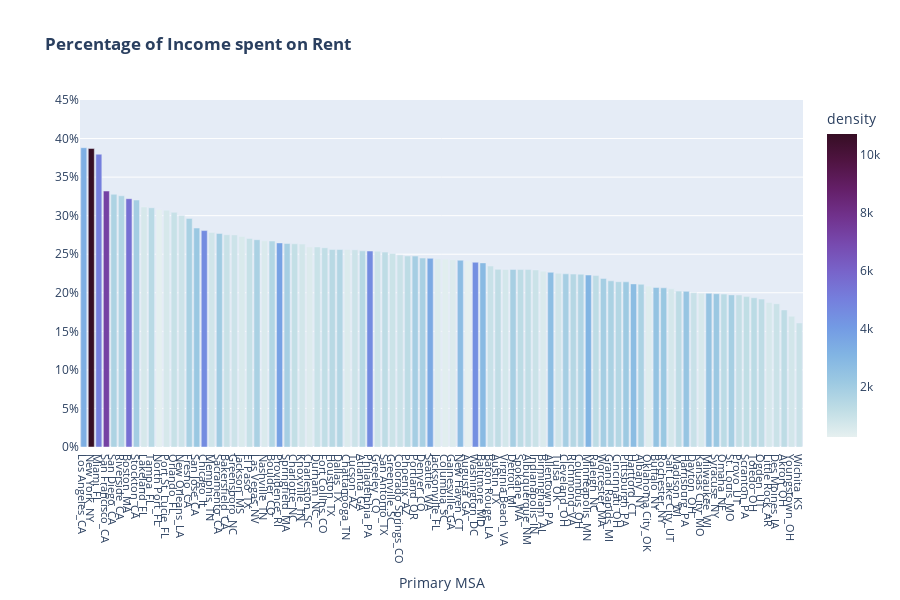

Notebook code cell kept with this figure:
### Code cell
# PLOTLY BAR CHART OF US CITIES BASED ON RENT/MEDIAN INC 

affordability_df.reset_index(inplace=True)
affordability_df=affordability_df.sort_values('rent_divby_medianinc', ascending=False)

plotlybar = px.bar(affordability_df,
                   x="Primary MSA",
                   y="rent_divby_medianinc",
                   color="density",
                   color_continuous_scale='dense',
                   title= "<b>Percentage of Income spent on Rent</b>",
                   height=600
                   )


plotlybar.update_layout(
    xaxis_tickfont_size=11,
    xaxis = dict(
        tickmode = 'linear',
        dtick = 1,
    ),
    yaxis= dict(
    tickformat=',.0%',
    range= [0,.45],
    title=''
    )
)                        
                                                
plotlybar

### Figure 1 — Plotly figure (JSON) as saved in the notebook; plotly's stock layout.template omitted (floating-point values rounded to 4 significant figures)
{"data": [{"alignmentgroup": "True", "hovertemplate": "Primary MSA=%{x}<br>rent_divby_medianinc=%{y}<br>density=%{marker.color}<extra></extra>", "legendgroup": "", "marker": {"color": [3276, 10715, 5019, 7256, 1686, 1574, 5532, 1941, 654, 1353, 274, 653, 1003, 889, 1789, 2218, 4574, 792, 2029, 990, 887, 558, 1022, 1773, 544, 1551, 3773, 1860, 1113, 733, 480, 959, 1149, 1399, 1526, 493, 889, 1441, 4554, 858, 1231, 920, 946, 1253, 1894, 1831, 3469, 470, 373, 506, 2690, 252, 4457, 2830, 983, 1181, 709, 1864, 1247, 1155, 935, 553, 2672, 784, 1893, 1484, 1582, 3071, 1254, 1916, 1734, 1507, 2093, 2712, 1740, 417, 2441, 2220, 699, 1263, 2343, 978, 607, 2369, 2195, 1309, 1879, 1080, 1169, 1308, 1230, 634, 938, 1231, 744, 931], "coloraxis": "coloraxis"}, "name": "", "offsetgroup": "", "orientation": "v", "showlegend": false, "textposition": "auto", "type": "bar", "x": ["Los Angeles_CA", "New York_NY", "Miami_FL", "San Francisco_CA", "San Diego_CA", "Riverside_CA", "Boston_MA", "Stockton_CA", "Lakeland_FL", "Tampa_FL", "North Port_FL", "Port St. Lucie_FL", "Orlando_FL", "New Orleans_LA", "Fresno_CA", "San Jose_CA", "Chicago_IL", "Memphis_TN", "Sacramento_CA", "Bakersfield_CA", "Greensboro_NC", "Jackson_MS", "El Paso_TX", "Las Vegas_NV", "Nashville_TN", "Boulder_CO", "Providence_RI", "Springfield_MA", "Charlotte_NC", "Knoxville_TN", "Charleston_SC", "Durham_NC", "Fort Collins_CO", "Houston_TX", "Dallas_TX", "Chattanooga_TN", "Tucson_AZ", "Atlanta_GA", "Philadelphia_PA", "Greeley_CO", "San Antonio_TX", "Greenville_SC", "Colorado Springs_CO", "Phoenix_AZ", "Portland_OR", "Denver_CO", "Seattle_WA", "Jacksonville_FL", "Columbia_SC", "Gainesville_GA", "New Haven_CT", "Augusta_GA", "Washington_DC", "Baltimore_MD", "Baton Rouge_LA", "Austin_TX", "Virginia Beach_VA", "Detroit_MI", "Spokane_WA", "Albuquerque_NM", "Indianapolis_IN", "Birmingham_AL", "Allentown_PA", "Tulsa_OK", "Cleveland_OH", "Richmond_VA", "Columbus_OH", "Minneapolis_MN", "Raleigh_NC", "Worcester_MA", "Grand Rapids_MI", "Cincinnati_OH", "Pittsburgh_PA", "Hartford_CT", "Albany_NY", "Oklahoma City_OK", "Buffalo_NY", "Rochester_NY", "Salt Lake City_UT", "Madison_WI", "Harrisburg_PA", "Dayton_OH", "Kansas City_MO", "Milwaukee_WI", "Syracuse_NY", "Omaha_NE", "St. Louis_MO", "Provo_UT", "Scranton_PA", "Toledo_OH", "Ogden_UT", "Little Rock_AR", "Des Moines_IA", "Akron_OH", "Youngstown_OH", "Wichita_KS"], "xaxis": "x", "y": [0.3881, 0.3871, 0.3797, 0.3319, 0.3277, 0.3258, 0.322, 0.3203, 0.3112, 0.3103, 0.3082, 0.3071, 0.3044, 0.3004, 0.2964, 0.2839, 0.2806, 0.2782, 0.2769, 0.2753, 0.2751, 0.273, 0.2704, 0.2688, 0.2673, 0.2671, 0.2647, 0.2639, 0.2635, 0.2632, 0.2595, 0.2594, 0.2584, 0.2561, 0.2561, 0.2561, 0.2558, 0.2543, 0.2541, 0.2538, 0.2528, 0.251, 0.249, 0.2478, 0.2476, 0.245, 0.2447, 0.2441, 0.2437, 0.2427, 0.2422, 0.2412, 0.2396, 0.2388, 0.2346, 0.2304, 0.2303, 0.2303, 0.2301, 0.2301, 0.2296, 0.228, 0.2265, 0.2253, 0.2245, 0.2243, 0.224, 0.223, 0.2223, 0.2186, 0.2155, 0.2144, 0.2142, 0.2115, 0.2111, 0.2086, 0.2069, 0.2065, 0.2051, 0.2022, 0.2019, 0.2001, 0.1993, 0.1993, 0.1988, 0.1983, 0.1973, 0.1972, 0.195, 0.1936, 0.1918, 0.1874, 0.1858, 0.1777, 0.1696, 0.1608], "yaxis": "y"}], "layout": {"barmode": "relative", "coloraxis": {"colorbar": {"title": {"text": "density"}}, "colorscale": [[0, "rgb(230, 240, 240)"], [0.09091, "rgb(191, 221, 229)"], [0.1818, "rgb(156, 201, 226)"], [0.2727, "rgb(129, 180, 227)"], [0.3636, "rgb(115, 154, 228)"], [0.4545, "rgb(117, 127, 221)"], [0.5455, "rgb(120, 100, 202)"], [0.6364, "rgb(119, 74, 175)"], [0.7273, "rgb(113, 50, 141)"], [0.8182, "rgb(100, 31, 104)"], [0.9091, "rgb(80, 20, 66)"], [1, "rgb(54, 14, 36)"]]}, "height": 600, "legend": {"tracegroupgap": 0}, "title": {"text": "<b>Percentage of Income spent on Rent</b>"}, "xaxis": {"anchor": "y", "domain": [0, 1], "dtick": 1, "tickfont": {"size": 11}, "tickmode": "linear", "title": {"text": "Primary MSA"}}, "yaxis": {"anchor": "x", "domain": [0, 1], "range": [0, 0.45], "tickformat": ",.0%", "title": {"text": ""}}}}
